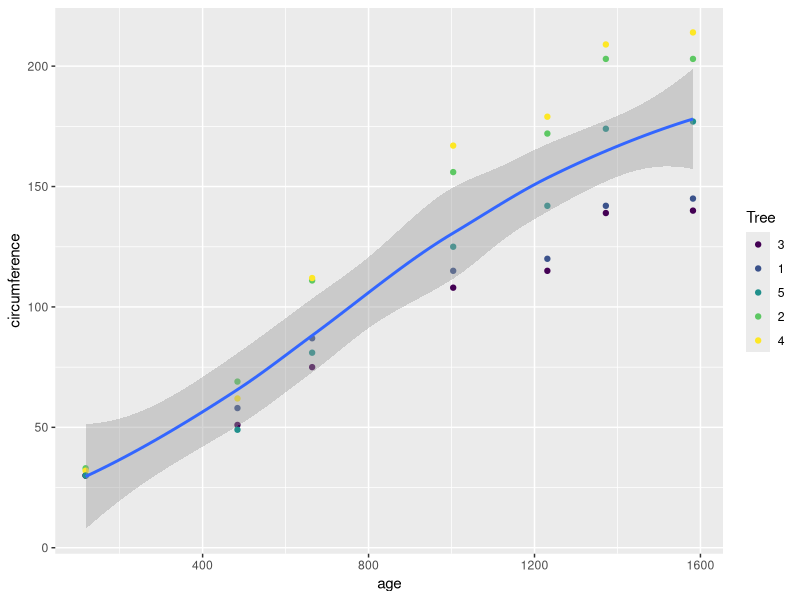
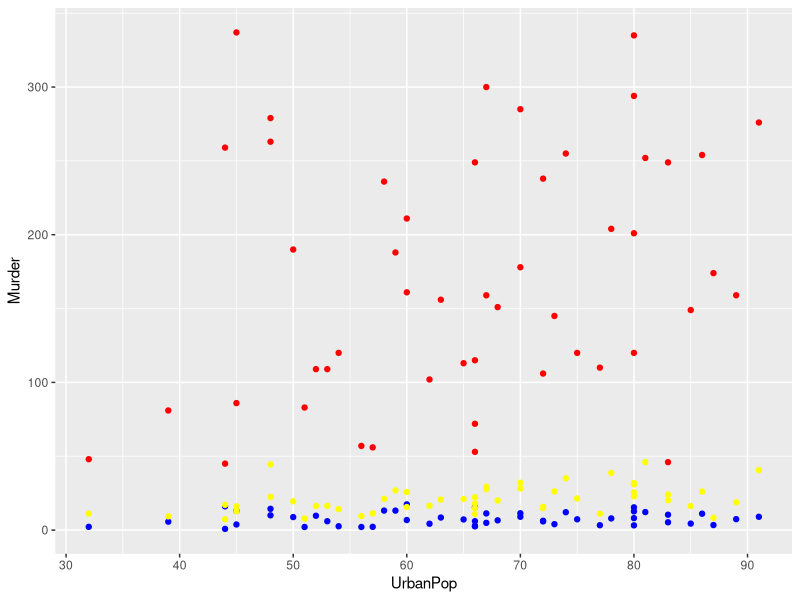
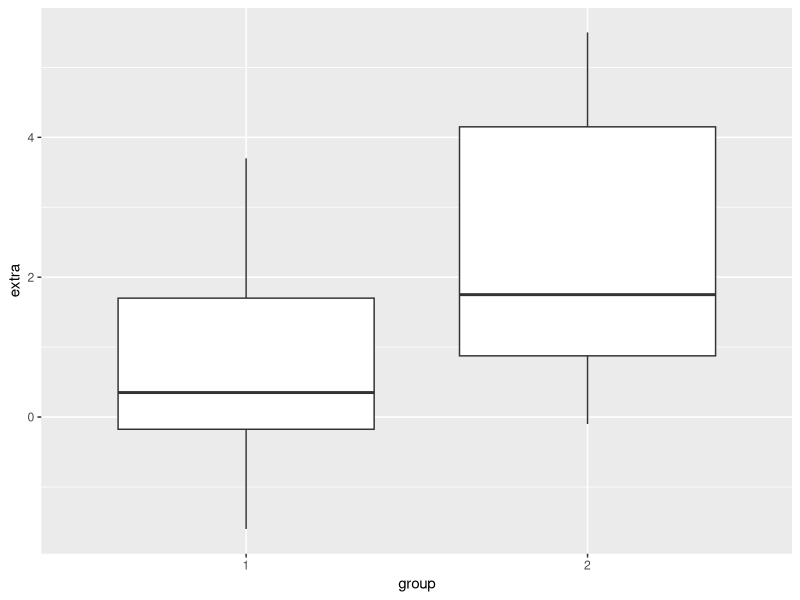
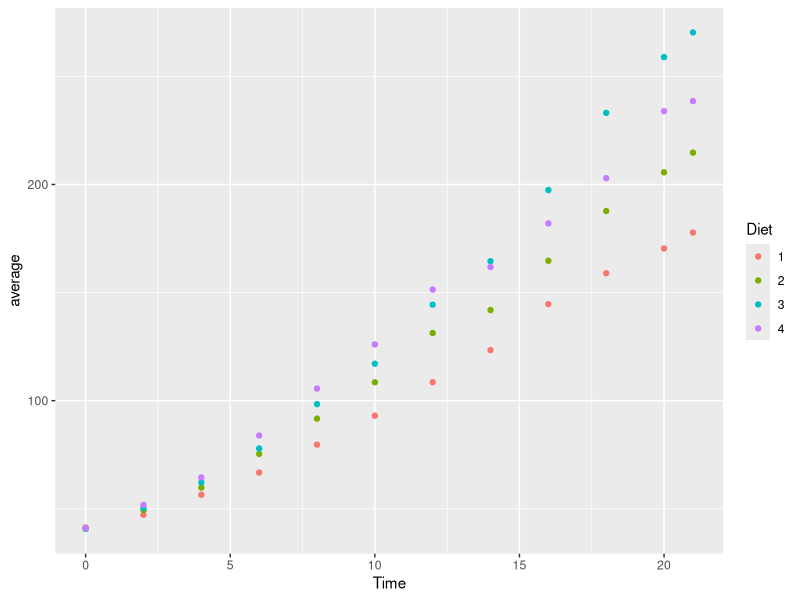

The R script that drew these images, in order:
## ---- chunk 1
knitr::opts_chunk$set(echo = TRUE)
## ---- chunk 2
data()
## ---- chunk 3
?Orange
## ---- chunk 4
 head(Orange,10)
 summary(Orange)
## ---- chunk 5
library(ggplot2)
ggplot(data = Orange) +
  geom_point(mapping = aes(x = age, y = circumference, color = Tree))+
  geom_smooth(mapping = aes(x = age, y = circumference))
## ---- chunk 6
library(dplyr)
Orange %>%
  group_by(Tree) %>%
  summarise(average=mean(circumference))
Orange %>%
  group_by(age) %>%
  summarise(average=mean(circumference))

## ---- chunk 7
 ?USArrests
## ---- chunk 8
data(USArrests)
## ---- chunk 9
 head(USArrests,10)
 summary(USArrests)
## ---- chunk 10
ggplot(data = USArrests)+
  geom_point(mapping = aes(x = UrbanPop, y = Murder),color="blue")+
  geom_point(mapping = aes(x = UrbanPop, y = Assault),color="red")+
  geom_point(mapping = aes(x = UrbanPop, y = Rape),color="yellow")
## ---- chunk 11
 ?sleep
## ---- chunk 12
data(sleep)
## ---- chunk 13
 head(sleep,10)
 summary(sleep)
## ---- chunk 14
ggplot(data=sleep) +
geom_boxplot(mapping = aes(y = extra, x = group))
## ---- chunk 15
sleep %>%
  group_by(group) %>%
  summarise(average=mean(extra))
## ---- chunk 16
 ?ChickWeight
## ---- chunk 17
data(ChickWeight)
## ---- chunk 18
 head(ChickWeight,10)
 summary(ChickWeight)
## ---- chunk 19
ChickWeight %>%
  group_by(Time,Diet) %>%
  summarise(average=mean(weight)) %>%
  ggplot() +
  geom_point(mapping=aes(x=Time,y=average,color=Diet))
## ---- chunk 20
ChickWeight %>%
  group_by(Time) %>%
  summarise(average=mean(weight))

ChickWeight %>%
  group_by(Chick) %>%
  summarise(average=mean(weight))
